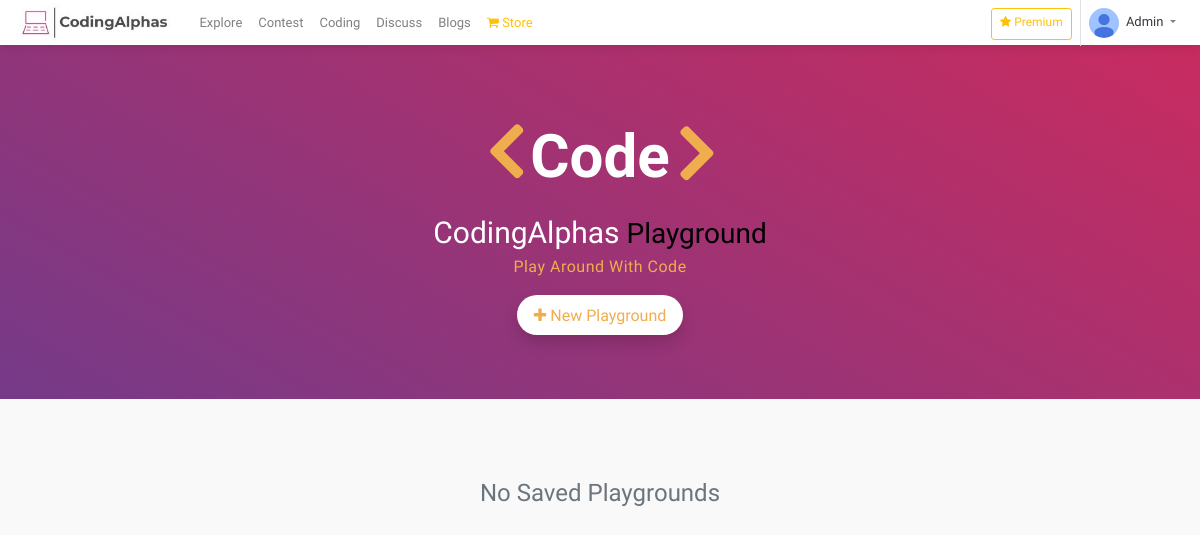
The page /playground/ (signed in) on the database as committed earlier.
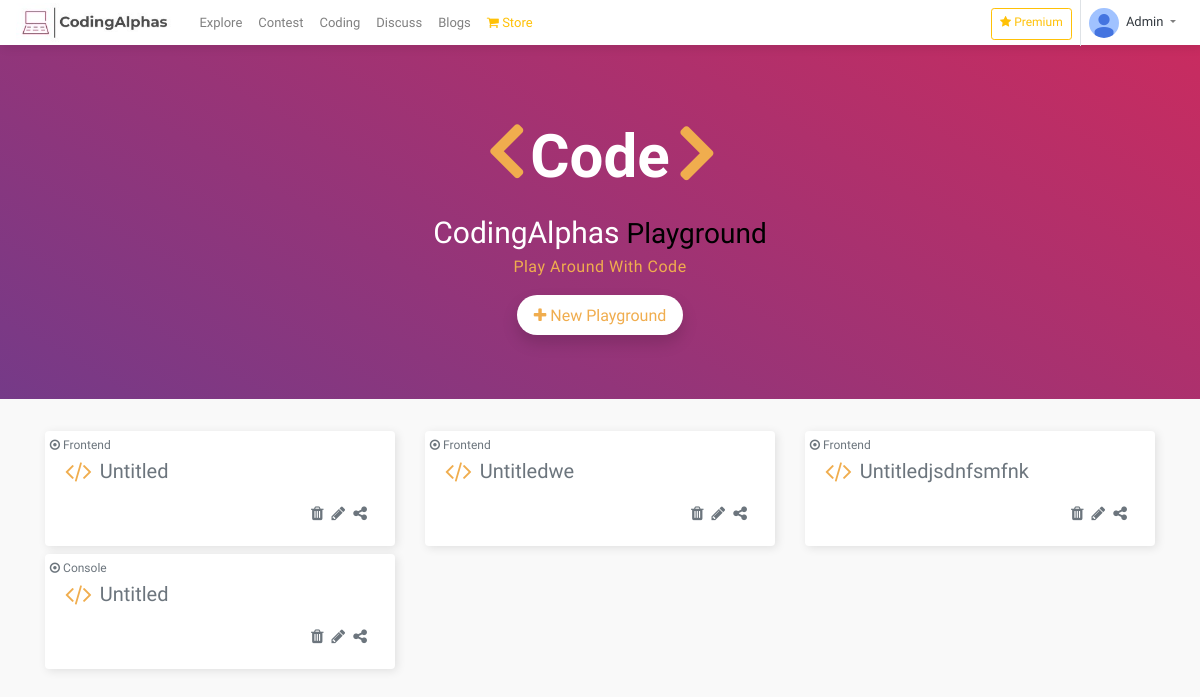
The same page on the database as committed later.
### Playground/models.py (models this page shows, shortened)
class PlayGround(models.Model):
    CHOICE = (
        ('Console','Console'),('Frontend','Frontend'),
    )
    user = models.ForeignKey(User, related_name='playground_user', to_field='username', on_delete=models.CASCADE)
    title = models.CharField(max_length=1000,blank = False,default="Untitled")
    category = models.CharField(max_length=1000,choices = CHOICE,default="Console" )
    link = models.TextField(blank = True)
    embed = models.TextField(blank=True)
    live = models.BooleanField(default=False)

### Playground/views.py (the view)
# urls.py: path("",views.playground,name="playground"),
def playground(request,file_name="Untitled"):
    context = {}
    context['play'] = PlayGround.objects.filter(user = request.user)
    return render(request,'playground/playground.html',context)

### Playground/templates/playground/playground.html (shortened to what this page needs)
{% extends 'Core/snippets/base.html' %}
{% block header %}
{% include 'Core/snippets/header.html' %}
{% endblock %}
{% block body %}
<section class="jumbotron">
<div class="container">
    <div class="row mt-5">
        <div class="col-12 d-flex justify-content-center">
            <div style="display: flex; flex-direction: row;">
               <i class="fa fa-angle-left code2"></i>
               <span class="code1">Code</span>
               <i class="fa fa-angle-right code3"></i>
            </div>
        </div>
    </div>
    <div class="col-12 d-flex justify-content-center mt-2">
        <div>
            <div style="font-size: 28px;">
                <span style="font-size: 30px; color: white;">CodingAlphas</span> Playground
            </div>
            <div>
               <center> <p style="color:#f0ad4e; letter-spacing:0.5px; font-size: 16px; font-weight: 500;">Play Around With Code</p></center>
            </div>
    </div>
    </div>
    <div class="col-12 d-flex justify-content-center">
        <button data-toggle="modal" data-target="#exampleModal" class="btn shadow  pt-2 pl-3 pr-3" style="background-color:white; color:#f0ad4e; font-size: 16px; border-radius:25px;">
            <i class="fa fa-plus"></i>  New Playground
          </button>
    </div>
</div>
</section>
<section>
    <div class="container">
        <div class="row">
            {% if play.all.count == 0%}
            <div class="col-12">
                <center>
                    <h4 class="text-muted  mt-5">
                        No Saved Playgrounds
                    </h4>
                </center>
            </div>
            {% else %}
            {% for i in play %}
            <div class="col-12 col-md-6 col-xl-4 mb-2">
               <a href="{%if i.category == 'Console' %}/playground/create/{{i.id}}/{% else %}/playground/frontend/create/{{i.id}}/ {% endif %}" style="text-decoration: none;">
                <div class="card border-0" style="box-shadow:2px 2px 10px rgb(0,0,0,0.1);">
                    <div style="position: absolute; font-size: 12px; top:0.3rem; left:0.3rem;" class="text-muted"><i class="fa fa-dot-circle-o"></i> {{i.category}}</div>
                    <div class="card-body">
                        <div style="display: flex; flex-direction: row;" class="mt-2">
                          <i class="fa fa-code" style="color: #f0ad4e; font-size: 25px;"></i>
                          <p class="text-muted ml-2" style="font-size: 20px; margin-top:-3px ;"> {{i.title}}</p>
                        </div>
                        <div style="display: flex; justify-content: flex-end;">
                            <a class="mr-2" onclick="return confirm('Are you sure you want to delete {{i.title}}');" href="/compiler/playground/delete/{{i.id}}/">
                                <i class="fa fa-trash text-muted" ></i>
                            </a>
                            <a data-toggle="modal" data-target="#exampleModaledit{{i.id}}" class="mr-2" >
                                <i class="fa fa-pencil text-muted" ></i>
                            </a>
                            <a  class="mr-2" data-toggle="modal" data-target="#exampleModalshare{{i.id}}">
                                <i class="fa fa-share-alt text-muted" ></i>
                            </a>
                        </div>
                    </div>
                </div>
            </a>
            </div>
            {% endfor %}
            {% endif %}
        </div>
    </div>
</section>
{% endblock %}

Rows that differ between the two databases and show on the page:
added PlayGround: category "Frontend", title "Untitled"
added PlayGround: category "Frontend", title "Untitledwe"
added PlayGround: category "Frontend", title "Untitledjsdnfsmfnk"
added PlayGround: category "Console", title "Untitled"
Other text that changed with them:
text no longer shown: "No Saved Playgrounds"
